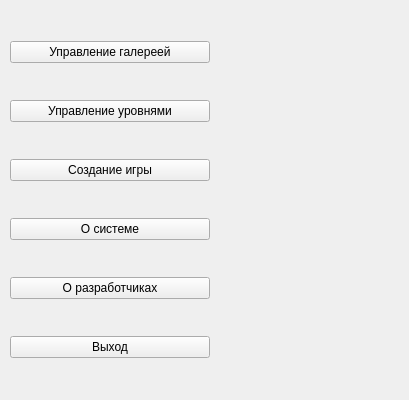
<?xml version="1.0" encoding="UTF-8"?>
<ui version="4.0">
 <class>Form</class>
 <widget class="QWidget" name="Form">
  <property name="geometry">
   <rect>
    <x>0</x>
    <y>0</y>
    <width>409</width>
    <height>400</height>
   </rect>
  </property>
  <property name="windowTitle">
   <string>Меню администратора</string>
  </property>
  <widget class="QWidget" name="verticalLayoutWidget">
   <property name="geometry">
    <rect>
     <x>10</x>
     <y>10</y>
     <width>391</width>
     <height>381</height>
    </rect>
   </property>
   <layout class="QVBoxLayout" name="menu_vlayout">
    <item>
     <widget class="QPushButton" name="gallery_pushButton">
      <property name="maximumSize">
       <size>
        <width>200</width>
        <height>16777215</height>
       </size>
      </property>
      <property name="text">
       <string>Управление галереей</string>
      </property>
     </widget>
    </item>
    <item>
     <widget class="QPushButton" name="level_control_pushButton">
      <property name="maximumSize">
       <size>
        <width>200</width>
        <height>16777215</height>
       </size>
      </property>
      <property name="text">
       <string>Управление уровнями</string>
      </property>
     </widget>
    </item>
    <item>
     <widget class="QPushButton" name="create_game_pushButton">
      <property name="maximumSize">
       <size>
        <width>200</width>
        <height>16777215</height>
       </size>
      </property>
      <property name="text">
       <string>Создание игры</string>
      </property>
     </widget>
    </item>
    <item>
     <widget class="QPushButton" name="about_system_pushButton">
      <property name="maximumSize">
       <size>
        <width>200</width>
        <height>16777215</height>
       </size>
      </property>
      <property name="text">
       <string>О системе</string>
      </property>
     </widget>
    </item>
    <item>
     <widget class="QPushButton" name="about_creators_pushButton">
      <property name="maximumSize">
       <size>
        <width>200</width>
        <height>16777215</height>
       </size>
      </property>
      <property name="text">
       <string>О разработчиках</string>
      </property>
     </widget>
    </item>
    <item>
     <widget class="QPushButton" name="exit_pushButton">
      <property name="maximumSize">
       <size>
        <width>200</width>
        <height>16777215</height>
       </size>
      </property>
      <property name="text">
       <string>Выход</string>
      </property>
     </widget>
    </item>
   </layout>
  </widget>
 </widget>
 <resources/>
 <connections/>
</ui>
